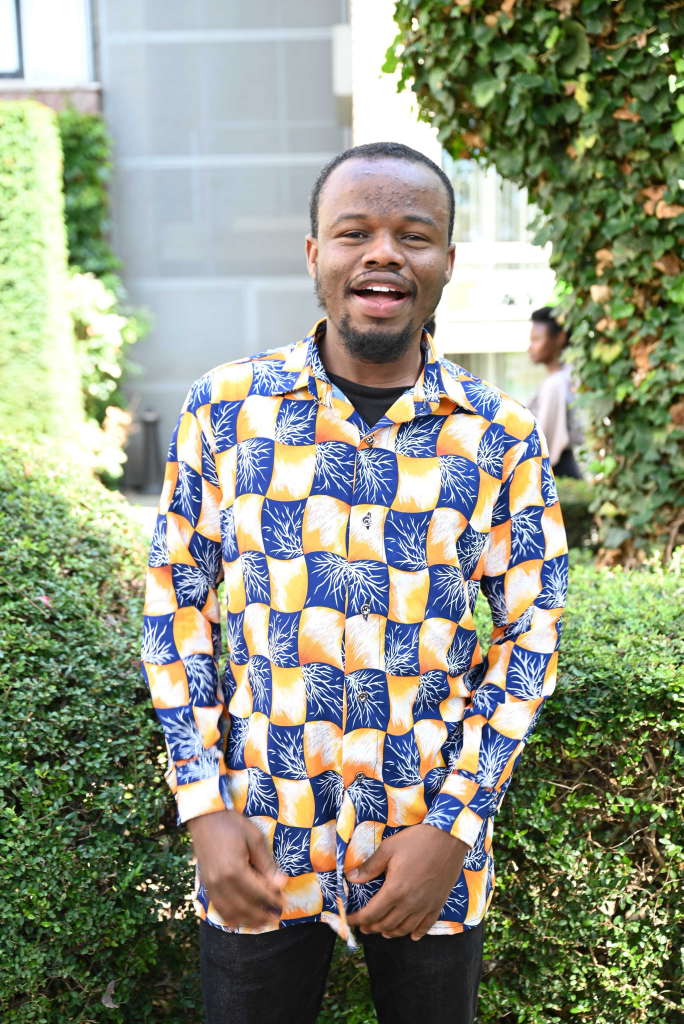
#> input picture me.jpg, 3417 x 5120 px, found by its file name (shown at 1/5 size)
$ python image_blending.py
#> lines starting #> are read from the running program, lines starting #| are printed output that depends on the picture
import cv2 as cv

def callback():
    pass

def imageBlending():
    resize = cv.imread("C:/Users/Administrator/Documents/vs_code/computer_vision/opencv_intro/opencv_intro/opencv_intro/me.jpg")
#> resize is the input picture: shape (5120, 3417, 3); mean B, G, R 129.9, 148.7, 142.4

    img = cv.resize(resize,(342,512))
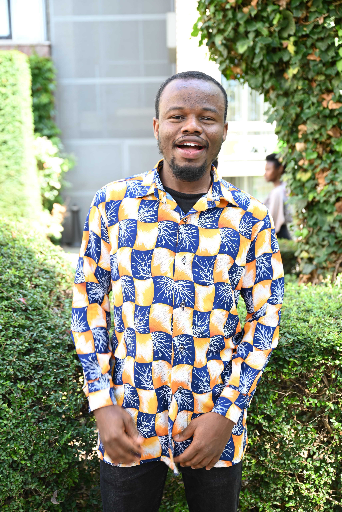
#> img: shape (512, 342, 3); mean B, G, R 129.9, 148.7, 142.4

    height, width, _ = img.shape
#> height = 512; width = 342

    img2 = cv.imread('C:/Users/Administrator/Documents/vs_code/computer_vision/opencv_intro/opencv_intro/opencv_intro/woman.jpg')
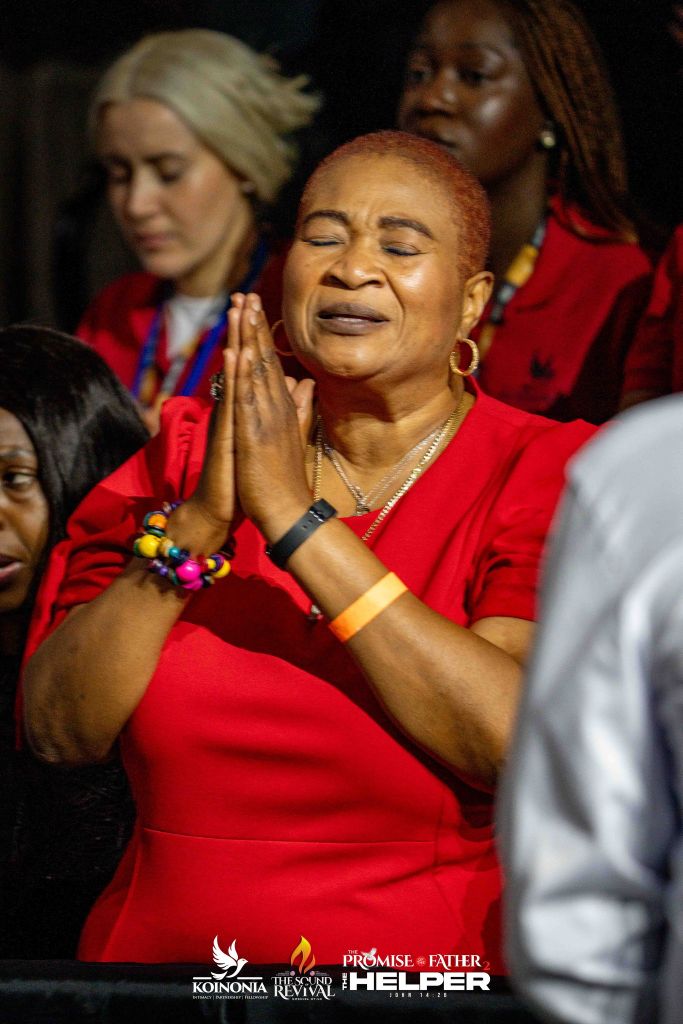
#> input picture woman.jpg, 1365 x 2048 px, found by its file name (shown at 1/2 size)
#> img2 is the input picture: shape (2048, 1365, 3); mean B, G, R 44.1, 52.4, 110.5

    x0 = 300
    y0 = 0

    img2 = img2[y0:y0+height, x0:x0+width]
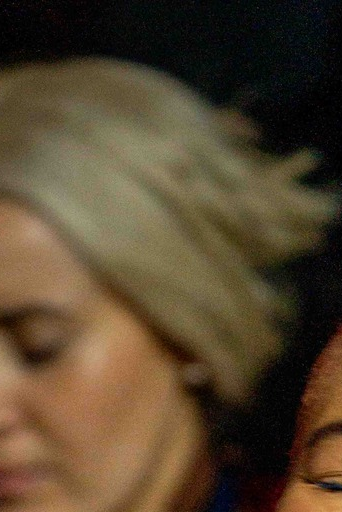
#> img2: shape (512, 342, 3); mean B, G, R 46.3, 68.9, 85.6

    windowName = 'image blending'
    cv.namedWindow(windowName)

    scale = 100
    cv.createTrackbar('alpha',windowName, 0,1*scale,callback)
    cv.createTrackbar('gamma',windowName,0,255,callback)

    while True:
        if cv.waitKey(1) == ord('q'):
#> (key q is pressed here)
            break

        alpha  = cv.getTrackbarPos('alpha', windowName)/scale
        beta = 1-alpha
        gamma = cv.getTrackbarPos('gamma',windowName)

        imgBlend = cv.addWeighted(img,alpha, img2, beta, gamma)

        cv.imshow(windowName,imgBlend)

    cv.destroyAllWindows()

if __name__=='__main__':
    imageBlending()
